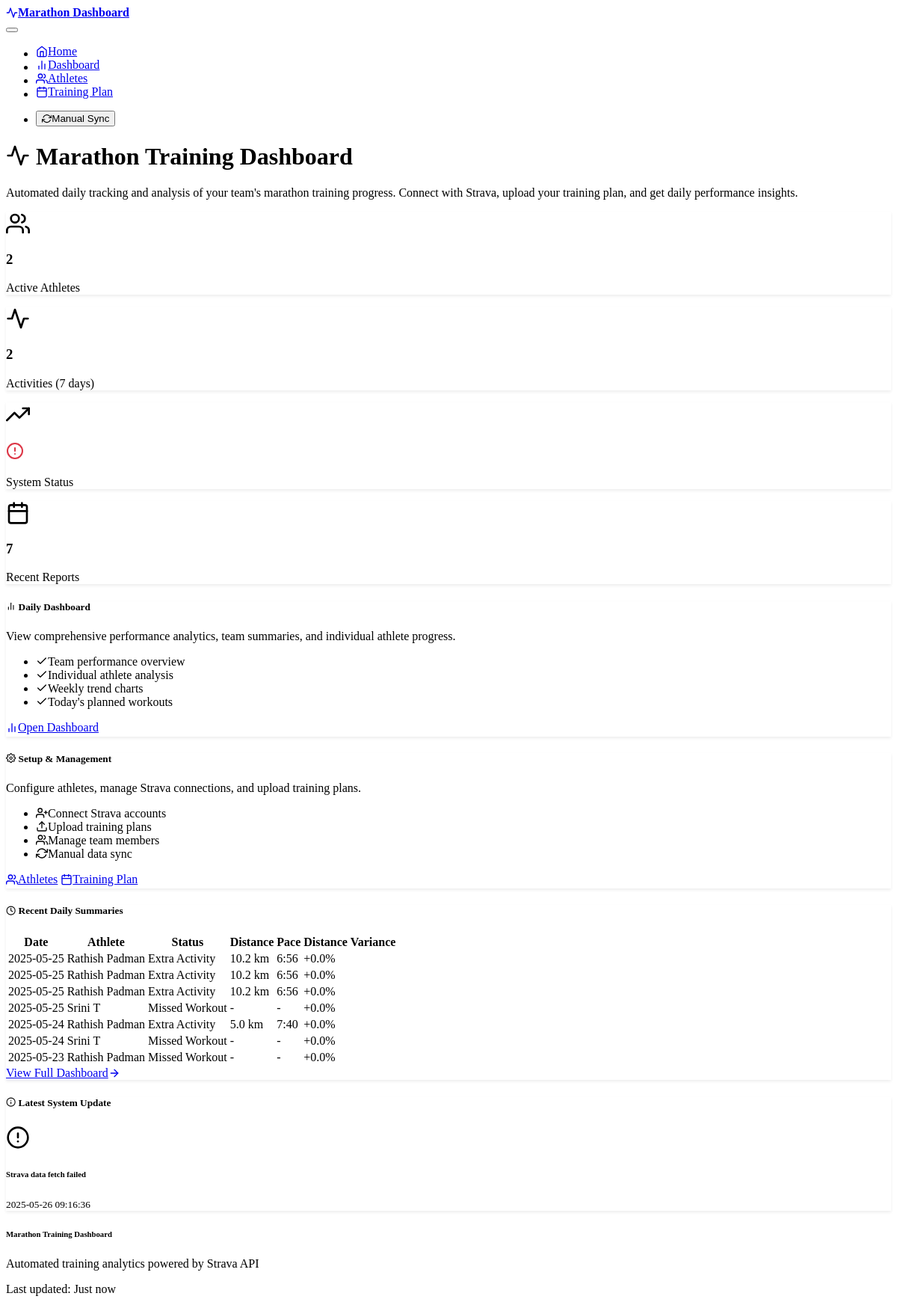
Before: / with the older database file.
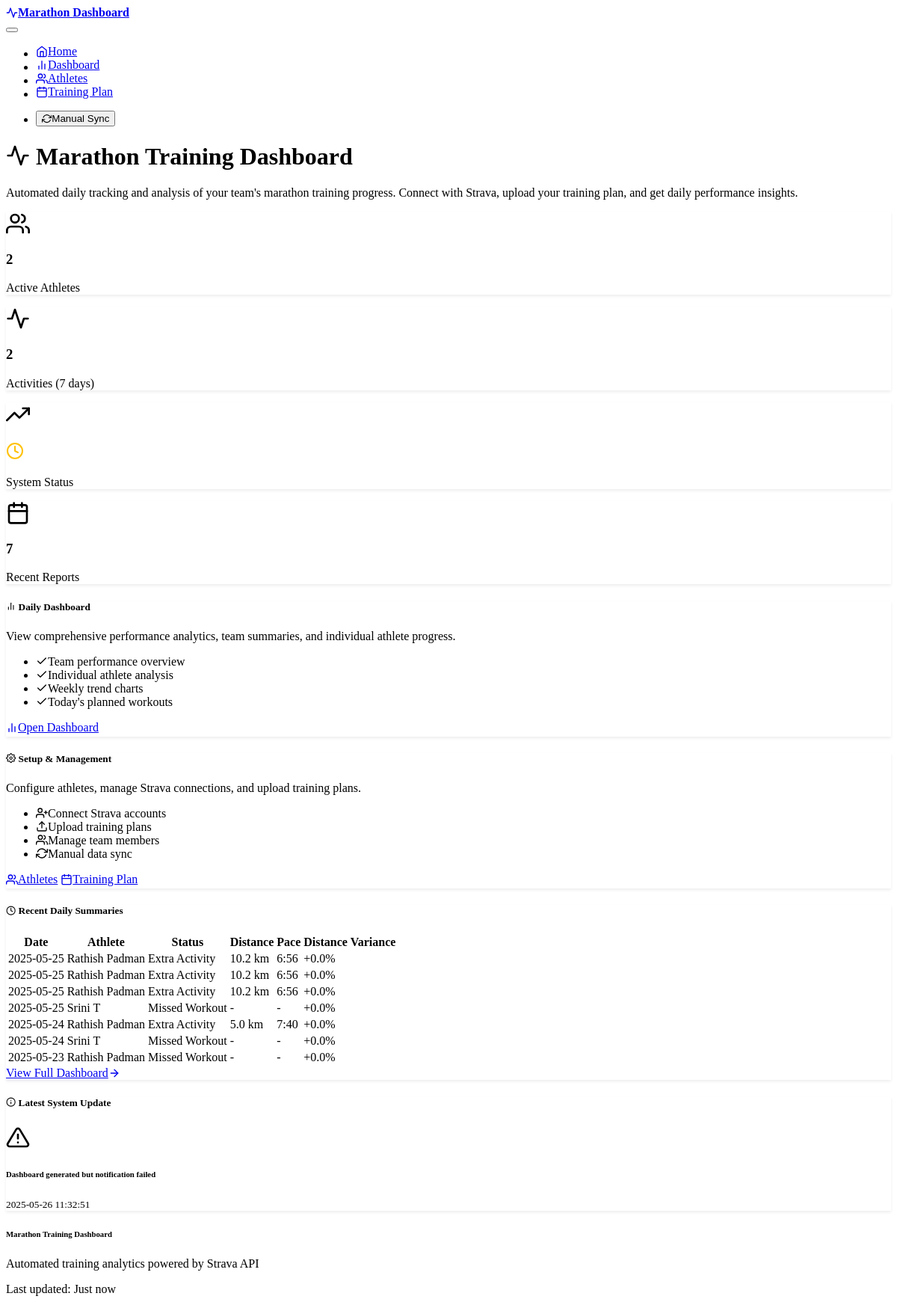
After: the same page with the newer database file.
### models.py (models this page shows)
class DailySummary(db.Model):
    id = db.Column(db.Integer, primary_key=True)
    athlete_id = db.Column(db.Integer,
                           db.ForeignKey('athlete.id'),
                           nullable=False)
    summary_date = db.Column(db.DateTime, nullable=False)
    actual_distance_km = db.Column(db.Float, nullable=True)
    planned_distance_km = db.Column(db.Float, nullable=True)
    actual_pace_min_per_km = db.Column(db.Float, nullable=True)
    planned_pace_min_per_km = db.Column(db.Float, nullable=True)
    distance_variance_percent = db.Column(db.Float, nullable=True)
    pace_variance_percent = db.Column(db.Float, nullable=True)
    status = db.Column(db.String(50),
                       nullable=True)  # On Track, Under-performed, etc.
    notes = db.Column(db.Text, nullable=True)
    created_at = db.Column(db.DateTime, default=datetime.utcnow)
    __table_args__ = (UniqueConstraint('athlete_id', 'summary_date', name='uq_daily_summary_athlete_date'),)

class Athlete(db.Model):
    id = db.Column(db.Integer, primary_key=True)
    name = db.Column(db.String(100), nullable=False)
    strava_athlete_id = db.Column(db.Integer, unique=True, nullable=True)
    refresh_token = db.Column(db.String(255), nullable=True)
    access_token = db.Column(db.String(255), nullable=True)
    token_expires_at = db.Column(db.DateTime, nullable=True)
    is_active = db.Column(db.Boolean, default=True)
    created_at = db.Column(db.DateTime, default=datetime.utcnow)
    activities = db.relationship('Activity', backref='athlete', lazy=True)
    planned_workouts = db.relationship('PlannedWorkout',
                                       backref='athlete',
                                       lazy=True)
    daily_summaries = db.relationship('DailySummary',
                                      backref='athlete',
                                      lazy=True)

class SystemLog(db.Model):
    id = db.Column(db.Integer, primary_key=True)
    log_date = db.Column(db.DateTime, nullable=False)
    log_type = db.Column(db.String(50),
                         nullable=False)  # SUCCESS, ERROR, WARNING
    message = db.Column(db.Text, nullable=False)
    details = db.Column(db.Text, nullable=True)
    created_at = db.Column(db.DateTime, default=datetime.utcnow)

### routes.py (the view)
@app.route('/')
def index():
    try:
        total_athletes = db.session.query(func.count(distinct(
            Athlete.id))).filter_by(is_active=True).scalar()
        week_ago = datetime.now() - timedelta(days=7)
        recent_activities = db.session.query(func.count(distinct(
            Activity.id))).filter(Activity.start_date >= week_ago).scalar()
        latest_log = SystemLog.query.order_by(
            SystemLog.created_at.desc()).first()
        recent_summaries = db.session.query(DailySummary).filter(
            DailySummary.summary_date >= week_ago.date()).order_by(
                DailySummary.summary_date.desc(),
                DailySummary.athlete_id).limit(10).all()
        return render_template('index.html',
                               total_athletes=total_athletes,
                               recent_activities=recent_activities,
                               latest_log=latest_log,
                               recent_summaries=recent_summaries)
    except Exception as e:
        logger.error(f"Error loading home page: {e}")
        flash(f"Error loading dashboard: {e}", "error")
        return render_template('index.html',
                               total_athletes=0,
                               recent_activities=0,
                               latest_log=None,
                               recent_summaries=[])

### templates/index.html (shortened to what this page needs)
{% extends "base.html" %}
{% block content %}
<div class="container">
    <div class="row mb-5">
        <div class="col-lg-8 mx-auto text-center">
            <h1 class="display-4 mb-4">
                <i data-feather="activity" class="me-3"></i>
                Marathon Training Dashboard
            </h1>
            <p class="lead mb-4">
                Automated daily tracking and analysis of your team's marathon training progress.
                Connect with Strava, upload your training plan, and get daily performance insights.
            </p>
        </div>
    </div>
    <div class="row mb-5">
        <div class="col-md-3 mb-3">
            <div class="card bg-primary">
                <div class="card-body text-center">
                    <i data-feather="users" class="mb-2" style="width: 2rem; height: 2rem;"></i>
                    <h3 class="card-title">{{ total_athletes }}</h3>
                    <p class="card-text">Active Athletes</p>
                </div>
            </div>
        </div>
        <div class="col-md-3 mb-3">
            <div class="card bg-success">
                <div class="card-body text-center">
                    <i data-feather="activity" class="mb-2" style="width: 2rem; height: 2rem;"></i>
                    <h3 class="card-title">{{ recent_activities }}</h3>
                    <p class="card-text">Activities (7 days)</p>
                </div>
            </div>
        </div>
        <div class="col-md-3 mb-3">
            <div class="card bg-info">
                <div class="card-body text-center">
                    <i data-feather="trending-up" class="mb-2" style="width: 2rem; height: 2rem;"></i>
                    <h3 class="card-title">
                        {% if latest_log and latest_log.log_type == 'SUCCESS' %}
                            <i data-feather="check-circle" style="color: #28a745; width: 1.5rem; height: 1.5rem;"></i>
                        {% elif latest_log and latest_log.log_type == 'ERROR' %}
                            <i data-feather="alert-circle" style="color: #dc3545; width: 1.5rem; height: 1.5rem;"></i>
                        {% else %}
                            <i data-feather="clock" style="color: #ffc107; width: 1.5rem; height: 1.5rem;"></i>
                        {% endif %}
                    </h3>
                    <p class="card-text">System Status</p>
                </div>
            </div>
        </div>
        <div class="col-md-3 mb-3">
            <div class="card bg-warning">
                <div class="card-body text-center">
                    <i data-feather="calendar" class="mb-2" style="width: 2rem; height: 2rem;"></i>
                    <h3 class="card-title">{{ recent_summaries|length }}</h3>
                    <p class="card-text">Recent Reports</p>
                </div>
            </div>
        </div>
    </div>
    <div class="row mb-5">
        <div class="col-lg-6 mb-4">
            <div class="card h-100">
                <div class="card-header">
                    <h5 class="card-title mb-0">
                        <i data-feather="bar-chart-2" class="me-2"></i>
                        Daily Dashboard
                    </h5>
                </div>
                <div class="card-body">
                    <p class="card-text">
                        View comprehensive performance analytics, team summaries, and individual athlete progress.
                    </p>
                    <ul class="list-unstyled">
                        <li><i data-feather="check" class="me-2 text-success"></i>Team performance overview</li>
                        <li><i data-feather="check" class="me-2 text-success"></i>Individual athlete analysis</li>
                        <li><i data-feather="check" class="me-2 text-success"></i>Weekly trend charts</li>
                        <li><i data-feather="check" class="me-2 text-success"></i>Today's planned workouts</li>
                    </ul>
                </div>
                <div class="card-footer">
                    <a href="{{ url_for('dashboard') }}" class="btn btn-primary">
                        <i data-feather="bar-chart-2" class="me-2"></i>
                        Open Dashboard
                    </a>
                </div>
            </div>
        </div>
        <div class="col-lg-6 mb-4">
            <div class="card h-100">
                <div class="card-header">
                    <h5 class="card-title mb-0">
                        <i data-feather="settings" class="me-2"></i>
                        Setup & Management
                    </h5>
                </div>
                <div class="card-body">
                    <p class="card-text">
                        Configure athletes, manage Strava connections, and upload training plans.
                    </p>
                    <ul class="list-unstyled">
                        <li><i data-feather="user-plus" class="me-2 text-info"></i>Connect Strava accounts</li>
                        <li><i data-feather="upload" class="me-2 text-info"></i>Upload training plans</li>
                        <li><i data-feather="users" class="me-2 text-info"></i>Manage team members</li>
                        <li><i data-feather="refresh-cw" class="me-2 text-info"></i>Manual data sync</li>
                    </ul>
                </div>
                <div class="card-footer">
                    <a href="{{ url_for('athletes') }}" class="btn btn-outline-primary me-2">
                        <i data-feather="users" class="me-2"></i>
                        Athletes
                    </a>
                    <a href="{{ url_for('training_plan') }}" class="btn btn-outline-secondary">
                        <i data-feather="calendar" class="me-2"></i>
                        Training Plan
                    </a>
                </div>
            </div>
        </div>
    </div>
    {% if recent_summaries %}
    <div class="row mb-5">
        <div class="col-12">
            <div class="card">
                <div class="card-header">
                    <h5 class="card-title mb-0">
                        <i data-feather="clock" class="me-2"></i>
                        Recent Daily Summaries
                    </h5>
                </div>
                <div class="card-body">
                    <div class="table-responsive">
                        <table class="table table-striped">
                            <thead>
                                <tr>
                                    <th>Date</th>
                                    <th>Athlete</th>
                                    <th>Status</th>
                                    <th>Distance</th>
                                    <th>Pace</th>
                                    <th>Distance Variance</th>
                                </tr>
                            </thead>
                            <tbody>
                                {% for summary in recent_summaries %}
                                <tr>
                                    <td>{{ summary.summary_date.strftime('%Y-%m-%d') }}</td>
                                    <td>{{ summary.athlete.name }}</td>
                                    <td>
                                        {% if summary.status == 'On Track' %}
                                            <span class="badge bg-success">{{ summary.status }}</span>
                                        {% elif summary.status == 'Over-performed' %}
                                            <span class="badge bg-info">{{ summary.status }}</span>
                                        {% elif summary.status == 'Under-performed' %}
                                            <span class="badge bg-warning">{{ summary.status }}</span>
                                        {% elif summary.status == 'Missed Workout' %}
                                            <span class="badge bg-danger">{{ summary.status }}</span>
                                        {% else %}
                                            <span class="badge bg-secondary">{{ summary.status or 'Unknown' }}</span>
                                        {% endif %}
                                    </td>
                                    <td>
                                        {% if summary.actual_distance_km %}
                                            {{ "%.1f"|format(summary.actual_distance_km) }} km
                                        {% else %}
                                            -
                                        {% endif %}
                                    </td>
                                    <td>
                                        {% if summary.actual_pace_min_per_km %}
                                            {{ "%d:%02d"|format(summary.actual_pace_min_per_km|int, ((summary.actual_pace_min_per_km - summary.actual_pace_min_per_km|int) * 60)|int) }}
                                        {% else %}
                                            -
                                        {% endif %}
                                    </td>
                                    <td>
                                        {% if summary.distance_variance_percent is not none %}
                                            <span class="{% if summary.distance_variance_percent > 10 %}text-info{% elif summary.distance_variance_percent < -10 %}text-warning{% else %}text-success{% endif %}">
                                                {{ "%+.1f"|format(summary.distance_variance_percent) }}%
                                            </span>
                                        {% else %}
                                            -
                                        {% endif %}
                                    </td>
                                </tr>
                                {% endfor %}
                            </tbody>
                        </table>
                    </div>
                </div>
                <div class="card-footer text-end">
                    <a href="{{ url_for('dashboard') }}" class="btn btn-outline-primary">
                        View Full Dashboard
                        <i data-feather="arrow-right" class="ms-2"></i>
                    </a>
                </div>
            </div>
        </div>
    </div>
    {% endif %}
    {% if latest_log %}
    <div class="row">
        <div class="col-12">
            <div class="card">
                <div class="card-header">
                    <h5 class="card-title mb-0">
                        <i data-feather="info" class="me-2"></i>
                        Latest System Update
                    </h5>
                </div>
                <div class="card-body">
                    <div class="d-flex align-items-center">
                        <div class="me-3">
                            {% if latest_log.log_type == 'SUCCESS' %}
                                <i data-feather="check-circle" class="text-success" style="width: 2rem; height: 2rem;"></i>
                            {% elif latest_log.log_type == 'ERROR' %}
                                <i data-feather="alert-circle" class="text-danger" style="width: 2rem; height: 2rem;"></i>
                            {% elif latest_log.log_type == 'WARNING' %}
                                <i data-feather="alert-triangle" class="text-warning" style="width: 2rem; height: 2rem;"></i>
                            {% else %}
                                <i data-feather="info" class="text-info" style="width: 2rem; height: 2rem;"></i>
                            {% endif %}
                        </div>
                        <div class="flex-grow-1">
                            <h6 class="mb-1">{{ latest_log.message }}</h6>
                            <small class="text-muted">
                                {{ latest_log.log_date.strftime('%Y-%m-%d %H:%M:%S') }}
                            </small>
                        </div>
                    </div>
                </div>
            </div>
        </div>
    </div>
    {% endif %}
</div>
{% endblock %}

Changed rows visible on the page:
no longer on this page (row unchanged): SystemLog: message "Strava data fetch failed", log_date "2025-05-26 09:16:36"
added SystemLog: message "Dashboard generated but notification failed", log_date "2025-05-26 11:32:51"
